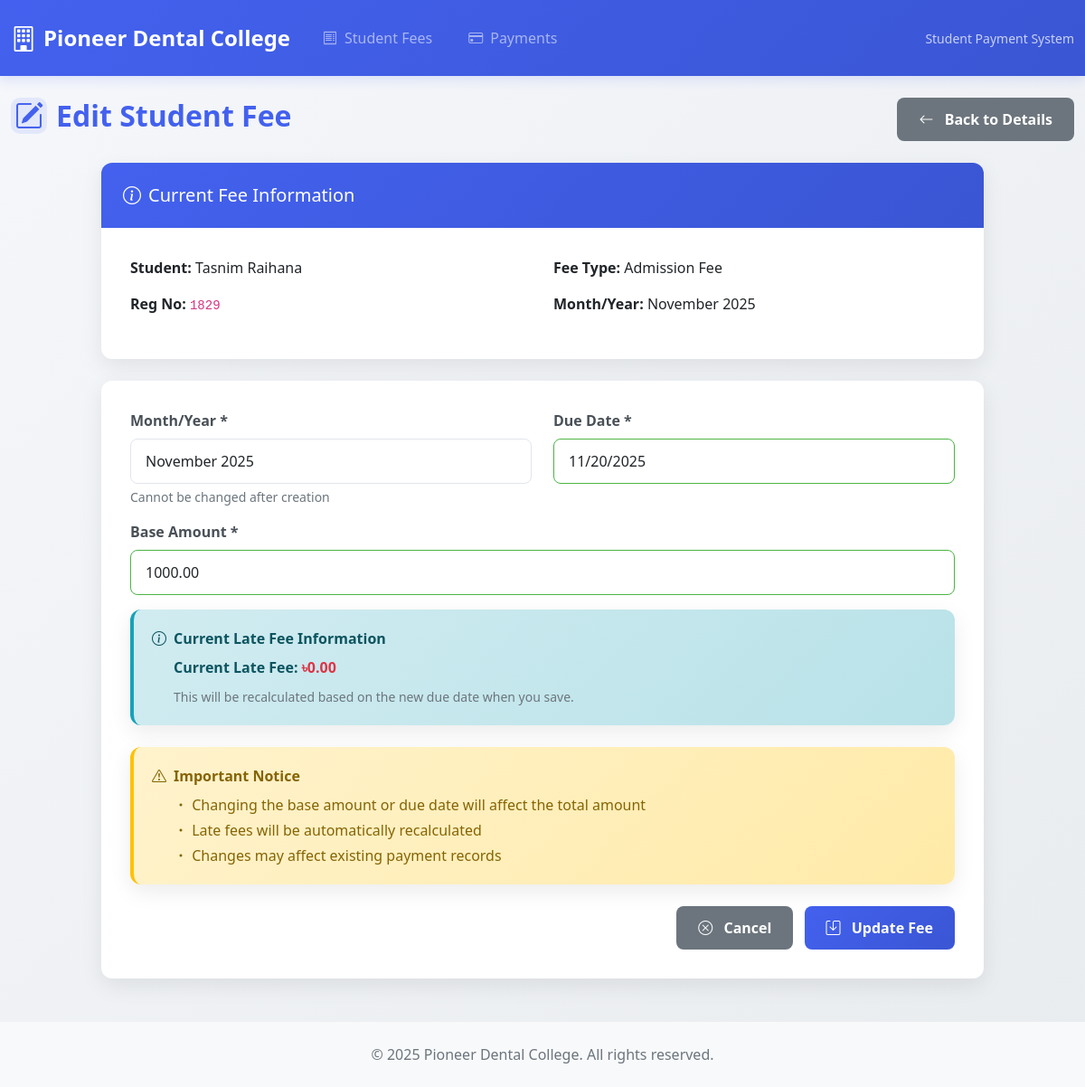
Page /student-fees/edit/511 on the earlier database version.
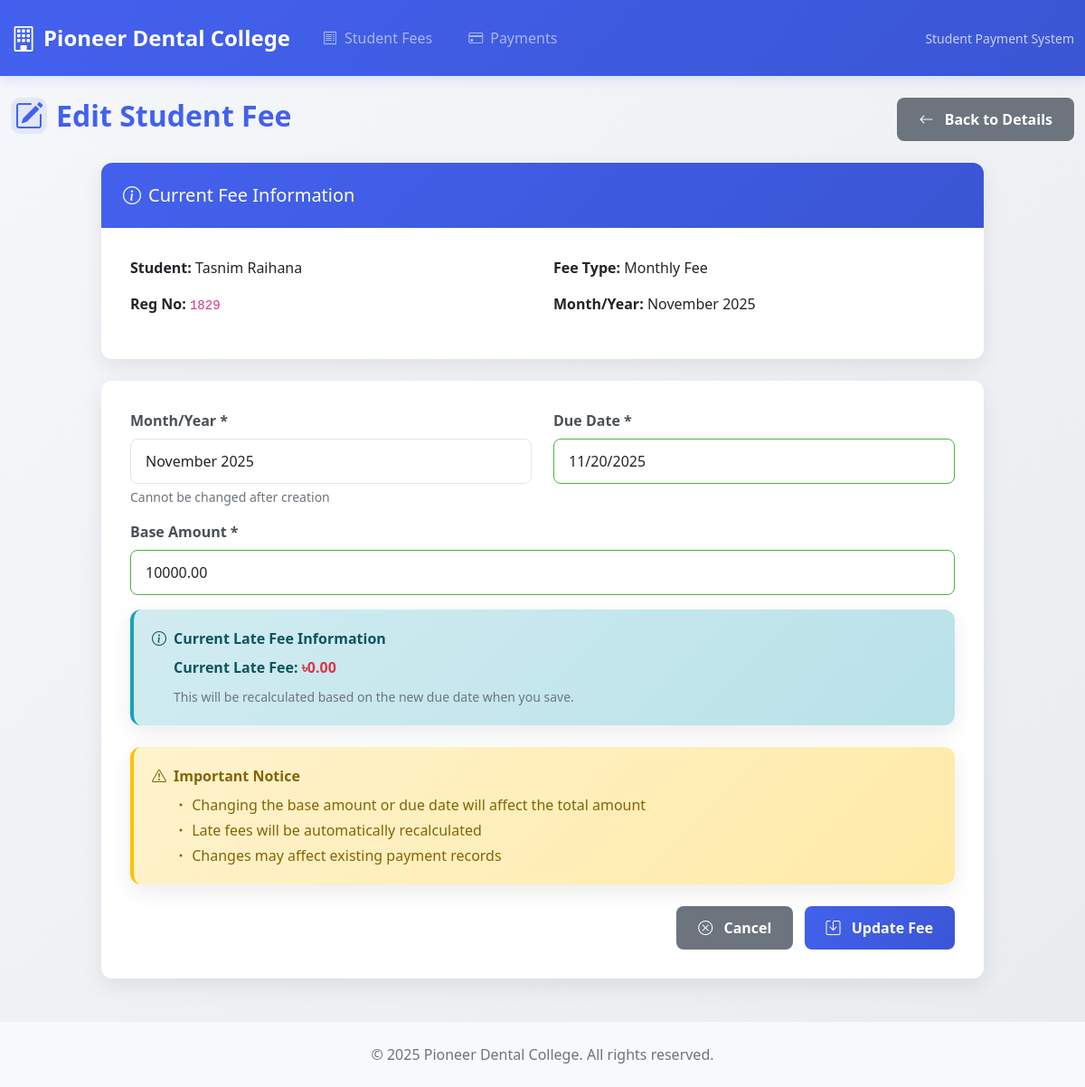
Same page on the later database version.
### tables this page shows
CREATE TABLE `student_fees` (
  `id` int(11) NOT NULL,
  `student_id` int(11) DEFAULT NULL,
  `fee_id` int(11) DEFAULT NULL,
  `month_year` varchar(7) DEFAULT NULL,
  `bill_month` int(2) DEFAULT NULL,
  `bill_year` int(4) DEFAULT NULL,
  `bill_unique_id` bigint(20) DEFAULT NULL,
  `bank_transaction_id` varchar(100) DEFAULT NULL,
  `comments` text DEFAULT NULL,
  `due_date` date DEFAULT NULL,
  `paid_date` date DEFAULT NULL,
  `payment_status` enum('Unpaid','Paid','Partial') DEFAULT 'Unpaid',
  `base_amount` decimal(10,2) NOT NULL,
  `late_fee` decimal(10,2) DEFAULT 0.00,
  `total_amount` decimal(10,2) GENERATED ALWAYS AS (`base_amount` + `late_fee`) STORED,
  `status` enum('0','1') NOT NULL,
  `created` datetime NOT NULL
);

CREATE TABLE `fees_master` (
  `id` int(11) NOT NULL,
  `fee_name` varchar(100) NOT NULL,
  `fee_amount` decimal(10,2) NOT NULL,
  `fee_type` enum('monthly','semester','annual','one_time') DEFAULT 'monthly',
  `description` text DEFAULT NULL,
  `status` enum('0','1') NOT NULL DEFAULT '1',
  `created` datetime NOT NULL
);

CREATE TABLE `student` (
  `id` int(7) NOT NULL,
  `name` varchar(120) NOT NULL,
  `reg_no` int(11) NOT NULL,
  `phase` int(11) NOT NULL DEFAULT 0,
  `sex` varchar(10) NOT NULL,
  `dob` date NOT NULL,
  `phone` varchar(40) NOT NULL,
  `prt_phone` varchar(14) NOT NULL,
  `father` varchar(40) NOT NULL,
  `mother` varchar(40) NOT NULL,
  `address` varchar(30) NOT NULL,
  `batch` varchar(16) NOT NULL DEFAULT '0',
  `session` varchar(20) NOT NULL,
  `section` enum('All','A','B','C') NOT NULL DEFAULT 'All',
  `nationality` varchar(24) NOT NULL DEFAULT 'Bangladeshi',
  `nid` varchar(60) NOT NULL,
  `ssc` varchar(60) NOT NULL,
  `hsc` varchar(60) NOT NULL,
  `bg` varchar(20) NOT NULL,
  `first_phs_term_1` varchar(40) NOT NULL,
  `first_phs_term_2` varchar(20) NOT NULL,
  `second_phs_term_1` varchar(20) NOT NULL,
  `second_phs_term_2` varchar(20) NOT NULL,
  `third_phs_term_1` varchar(20) NOT NULL,
  `third_phs_term_2` varchar(20) NOT NULL,
  `final_phs_term_1` varchar(20) NOT NULL,
  `final_phs_term_2` varchar(60) NOT NULL,
  `emergency_contact` varchar(60) NOT NULL,
  `du_reg_no` int(10) NOT NULL,
  `bmdc_temp` int(10) NOT NULL,
  `bmdc_full` int(10) NOT NULL,
  `name_D` varchar(60) NOT NULL,
  `name_J` varchar(60) NOT NULL,
  `access_code` varchar(100) NOT NULL,
  `access_level` varchar(20) NOT NULL DEFAULT 'Student',
  `password` varchar(255) NOT NULL DEFAULT '$2y$10$d7k6MzgPRFjjqMyndZHo/utapOGMMbkEncY9Q5DozXCkRVT3QIyJC',
  `role_id` int(11) NOT NULL DEFAULT 0,
  `flag` date DEFAULT NULL,
  `status` int(5) NOT NULL DEFAULT 1,
  `created` datetime NOT NULL,
  `modified` timestamp NOT NULL DEFAULT current_timestamp()
);

### application/controllers/Student_fees.php (called while the page is built, shortened)
<?php
class Student_fees extends CI_Controller {
    public function __construct() {
        $this->load->model('Student_model');
        $this->load->model('Student_fee_model');
        $this->load->model('Payment_model');
        $this->load->helper(['url', 'form']);
        $this->load->library(['form_validation', 'session']);
    }
    public function edit($id) {
        $data['page_title'] = 'Edit Student Fee';
        $data['fee'] = $this->Student_fee_model->get_by_id($id);
        $data['students'] = $this->Student_model->get_all(1000);
        $data['fee_types'] = $this->db->where('status', '1')->get('fees_master')->result();
        $this->load->view('templates/header', $data);
        $this->load->view('student_fees/edit', $data);
        $this->load->view('templates/footer');
    }
}

### index.php (called while the page is built, shortened)
<?php
require_once BASEPATH.'core/CodeIgniter.php';

### application/models/Student_fee_model.php (called while the page is built, shortened)
<?php
class Student_fee_model extends CI_Model {
    private $table = 'student_fees';
    public function get_by_id($id) {
        $this->db->select('
            student_fees.*,
            student.name,
            student.reg_no,
            student.phone,
            student.address,
            fees_master.fee_name,
            (student_fees.base_amount + student_fees.late_fee) as total_amount
        ');
        $this->db->from($this->table);
        $this->db->join('student', 'student.id = student_fees.student_id', 'left');
        $this->db->join('fees_master', 'fees_master.id = student_fees.fee_id', 'left');
        $this->db->where('student_fees.id', $id);
        return $this->db->get()->row();
    }
}

### application/views/student_fees/edit.php (the view, shortened to what the changed rows need)
<div class="row mb-4">
    <div class="col-md-6">
        <h2 class="page-title" style="color: var(--primary);">
            <div class="icon-wrapper">
                <i class="bi bi-pencil-square text-primary"></i>
            </div>
            Edit Student Fee
        </h2>
    </div>
</div>
<div class="row justify-content-center">
    <div class="col-lg-10">
        <div class="card mb-4 current-info-card">
            <div class="card-body">
                <div class="row">
                    <div class="col-md-6">
                        <p><strong>Student:</strong> <?= $fee->name ?></p>
                        <p><strong>Reg No:</strong> <code><?= $fee->reg_no ?></code></p>
                    </div>
                    <div class="col-md-6">
                        <p><strong>Fee Type:</strong> <?= $fee->fee_name ?></p>
                        <p><strong>Month/Year:</strong> <?= date('F Y', strtotime($fee->month_year . '-01')) ?></p>
                    </div>
                </div>
            </div>
        </div>
        <div class="card">
            <div class="card-body">
                <?= form_open('student-fees/edit/' . $fee->id) ?>
                    <div class="row">
                        <div class="col-md-6 mb-3">
                            <label class="form-label">Month/Year *</label>
                            <input type="month" name="month_year" class="form-control" required
                                   value="<?= $fee->month_year ?>" readonly>
                            <div class="info-text">Cannot be changed after creation</div>
                        </div>
                        <div class="col-md-6 mb-3">
                            <label class="form-label">Due Date *</label>
                            <input type="date" name="due_date" class="form-control" required
                                   value="<?= $fee->due_date ?>">
                        </div>
                    </div>
                    <div class="mb-3">
                        <label class="form-label">Base Amount *</label>
                        <input type="number" step="0.01" name="base_amount" class="form-control" required
                               value="<?= $fee->base_amount ?>">
                    </div>
                    <div class="alert alert-info mb-4">
                        <div class="ms-4">
                            <div class="mb-2">
                                <strong>Current Late Fee:</strong>
                                <span class="text-danger fw-bold">৳<?= number_format($fee->late_fee, 2) ?></span>
                            </div>
                        </div>
                    </div>
                <?= form_close() ?>
            </div>
        </div>
    </div>
</div>

Differences in the rows shown:
changed student_fees "Tasnim Raihana": fees_master.fee_name "Admission Fee" → "Monthly Fee"; base_amount "1000.00" → "10000.00"
